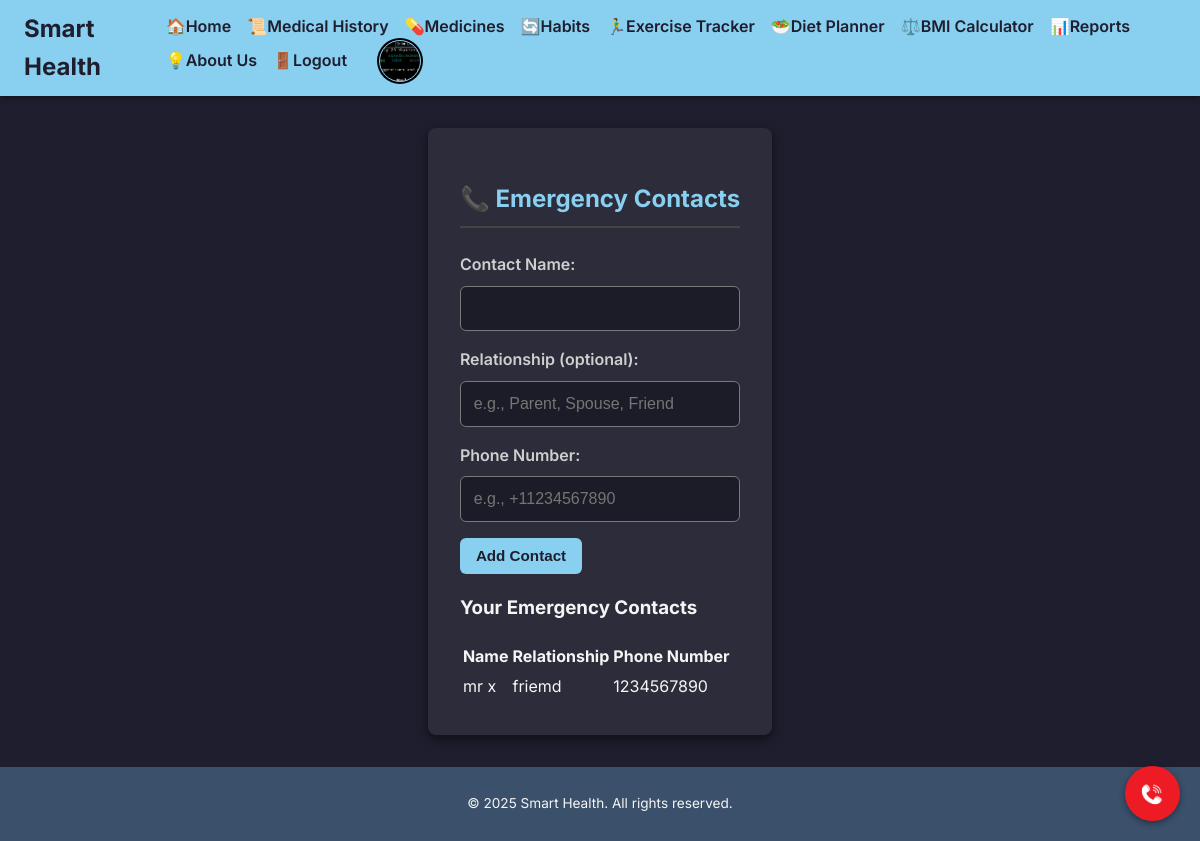
/emergency_contacts (signed in), run on the app's committed database.
### app.py (models this page shows)
class Profile(db.Model):
    id = db.Column(db.Integer, primary_key=True)
    user_id = db.Column(db.Integer, db.ForeignKey('user.id'), unique=True, nullable=False)
    patient_id = db.Column(db.String(20), unique=True, nullable=True)
    full_name = db.Column(db.String(200), nullable=True)
    date_of_birth = db.Column(db.Date, nullable=True)
    contact_number = db.Column(db.String(20), nullable=True)
    address = db.Column(db.String(250), nullable=True)
    profile_picture_url = db.Column(db.String(250), nullable=True)
    email = db.Column(db.String(150), nullable=True)
    age = db.Column(db.String(10), nullable=True)
    gender = db.Column(db.String(20), nullable=True)
    blood_type = db.Column(db.String(10), nullable=True)
    height = db.Column(db.String(10), nullable=True)
    weight = db.Column(db.String(10), nullable=True)
    disability = db.Column(db.String(100), nullable=True)

class EmergencyContact(db.Model):
    id = db.Column(db.Integer, primary_key=True)
    user_id = db.Column(db.Integer, db.ForeignKey('user.id'), nullable=False)
    name = db.Column(db.String(100), nullable=False)
    relationship = db.Column(db.String(50), nullable=True)
    phone_number = db.Column(db.String(20), nullable=False)

### app.py (the view, shortened to what this page needs)
@app.route('/emergency_contacts', methods=['GET', 'POST'])
def emergency_contacts():
    if 'user_id' not in session:
        return redirect(url_for('login'))
    user_id = session['user_id']
    contacts = EmergencyContact.query.filter_by(user_id=user_id).all()
    return render_template('emergency_contacts.html', contacts=contacts)

### app.py (called while the page is built)
@app.context_processor
def inject_datetime():
    return {'datetime': datetime}

@app.context_processor
def inject_profile():
    user_id = session.get("user_id")
    profile = None
    if user_id:
        profile = Profile.query.filter_by(user_id=user_id).first()
    return dict(profile=profile)

### templates/emergency_contacts.html (shortened to what this page needs)
{% extends "base.html" %}
{% block content %}
    <h2>📞 Emergency Contacts</h2>
    <form method="POST">
        <div class="form-group">
            <label for="name">Contact Name:</label>
            <input type="text" id="name" name="name" required>
        </div>
        <div class="form-group">
            <label for="relationship">Relationship (optional):</label>
            <input type="text" id="relationship" name="relationship" placeholder="e.g., Parent, Spouse, Friend">
        </div>
        <div class="form-group">
            <label for="phone_number">Phone Number:</label>
            <input type="text" id="phone_number" name="phone_number" placeholder="e.g., +11234567890" required>
        </div>
        <button type="submit" class="btn">Add Contact</button>
    </form>
    <div class="table-container">
        <h3>Your Emergency Contacts</h3>
        {% if contacts %}
            <table>
                <thead>
                    <tr>
                        <th>Name</th>
                        <th>Relationship</th>
                        <th>Phone Number</th>
                    </tr>
                </thead>
                <tbody>
                    {% for contact in contacts %}
                        <tr>
                            <td>{{ contact.name }}</td>
                            <td>{{ contact.relationship if contact.relationship else 'N/A' }}</td>
                            <td>{{ contact.phone_number }}</td>
                        </tr>
                    {% endfor %}
                </tbody>
            </table>
        {% else %}
            <p>No emergency contacts added yet.</p>
        {% endif %}
    </div>
{% endblock %}

### templates/base.html (shortened to what this page needs)
<!DOCTYPE html>
<html lang="en">
<head>
</head>
<body>
    <header class="header">
        <h1>
            <a href="{{ url_for('dashboard') }}" style="color: inherit; text-decoration: none;">
                Smart Health
            </a>
        </h1>
        <nav>
            <ul>
                <li><a href="{{ url_for('dashboard') }}">🏠Home</a></li>
                <li><a href="{{ url_for('medical_history') }}">📜Medical History</a></li>
                <li><a href="{{ url_for('medicine') }}">💊Medicines</a></li>
                <li><a href="{{ url_for('habits') }}">🔄Habits</a></li>
                <li><a href="{{ url_for('exercise_tracker') }}">🏃‍♂️Exercise Tracker</a></li>
                <li><a href="{{ url_for('diet_planner') }}">🥗Diet Planner</a></li>
                <li><a href="{{ url_for('bmi_calculator') }}">⚖️BMI Calculator</a></li>
                <li><a href="{{ url_for('reports') }}">📊Reports</a></li>
                <li><a href="{{ url_for('about') }}">💡About Us</a></li>
                <li><a href="{{ url_for('logout') }}">🚪Logout</a></li>
                <li>
                    <a href="{{ url_for('profile') }}">
                        <div class="profile-circle" title="Profile"
                             style="background-image: url('{{ profile.profile_picture_url if profile and profile.profile_picture_url else url_for('static', filename='images/profile.jpg') }}');">
                        </div>
                    </a>
                </li>
            </ul>
        </nav>
    </header>
    <a href="{{ url_for('emergency_contacts') }}" class="emergency-button" aria-label="Emergency Contacts"></a>
    <main class="container">
        {% block content %}{% endblock %}
    </main>
    <footer class="footer">
        <p>&copy; {{ datetime.now().year }} Smart Health. All rights reserved.</p>
    </footer>
</body>
</html>

### templates/base.html (style rules this page uses)
:root { --green: #89cff0; --steel-blue: #3a506b; --dark-bg: #1e1e2e; --dark-card: #2c2c3a; --text-light: #f5f5f5; --text-muted: #cfcfcf; }
body { font-family: 'Inter', sans-serif; margin: 0; padding: 0; background-color: var(--dark-bg); color: var(--text-light); line-height: 1.6; display: flex; flex-direction: column; min-height: 100vh; }
.profile-circle { width: 40px; height: 40px; border-radius: 50%; background-size: cover; background-position: center; border: 1px solid var(--green); box-shadow: 0 0 0 2px #000; margin-left: 1rem; display: inline-block; vertical-align: middle; cursor: pointer; background-color: var(--dark-card); }
.header { background-color: var(--green); color: var(--dark-bg); padding: 0.6rem 1.5rem; display: flex; justify-content: space-between; align-items: center; box-shadow: 0 2px 6px rgba(0, 0, 0, 0.4); }
.header h1 { margin: 0; font-size: 1.5rem; font-weight: 700; }
.header nav ul { list-style: none; margin: 0; padding: 0; display: flex; flex-wrap: wrap; align-items: center; }
.header nav ul li { margin-left: 1rem; }
.header nav ul li a { color: var(--dark-bg); text-decoration: none; font-weight: 600; transition: color 0.3s ease; }
.container { flex: 1; padding: 2rem; max-width: 1200px; margin: 2rem auto; background-color: var(--dark-card); border-radius: 8px; box-shadow: 0 4px 12px rgba(0, 0, 0, 0.5); }
.footer { background-color: var(--steel-blue); color: var(--text-light); text-align: center; padding: 0.8rem 1rem; margin-top: auto; font-size: 0.85rem; }
h2 { color: var(--green); margin-bottom: 1.5rem; border-bottom: 2px solid #444; padding-bottom: 0.5rem; }
.form-group { margin-bottom: 1rem; }
.form-group label { display: block; margin-bottom: 0.5rem; font-weight: 600; color: var(--text-muted); }
.form-group input, .form-group textarea, .form-group select { width: 100%; padding: 0.8rem; border: 1px solid #797979; border-radius: 6px; box-sizing: border-box; font-size: 1rem; background-color: #1c1c28; color: var(--text-light); }
.btn { background-color: var(--green); color: var(--dark-bg); padding: 0.6rem 1rem; border: none; border-radius: 6px; cursor: pointer; font-size: 0.95rem; font-weight: 600; transition: background-color 0.3s ease; text-decoration: none; display: inline-block; text-align: center; }
.emergency-button { position: fixed; bottom: 20px; right: 20px; width: 55px; height: 55px; background-color:#ED1B24; border-radius: 50%; display: flex; align-items: center; justify-content: center; box-shadow: 0 2px 6px rgba(0,0,0,0.4); z-index: 1000; text-decoration: none; transition: background-color 0.3s ease; background-image: url('/static/images/call.jpg'); background-repeat: no-repeat; background-position: center; background-size: 60%; }

### data on the page
Profile: profile_picture_url (picture)
EmergencyContact: name "mr x", relationship "friemd", phone_number "1234567890"
